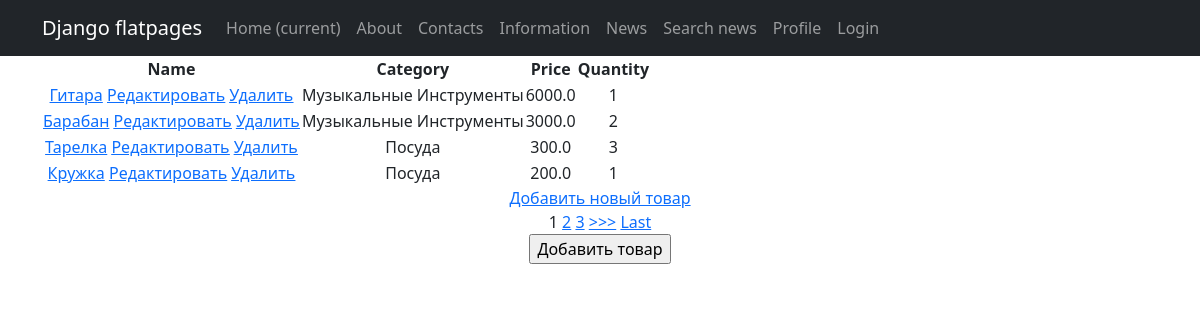
Screenshot of /products/ with the database file from the repository.
### simpleapp/models.py (models this page shows, shortened)
class Product(models.Model):
    name = models.CharField(
        max_length=50,
        unique=True,  # названия товаров не должны повторяться
    )
    description = models.TextField()
    quantity = models.IntegerField(
        validators=[MinValueValidator(0)],
    )
    category = models.ForeignKey(
        to='Category',
        on_delete=models.CASCADE,
        related_name='products',
    )
    price = models.FloatField(
        validators=[MinValueValidator(0.0)],
    )

class Category(models.Model):
    name = models.CharField(max_length=100, unique=True)  # названия категорий тоже не должны повторяться

### simpleapp/views.py (the view)
# urls.py: path('', Products.as_view()),
class Products(ListView):
    model = Product
    template_name = 'product_list.html'
    context_object_name = 'products'
    ordering = ['-price']
    paginate_by = 1
    def get_context_data(self, **kwargs):
        context = super().get_context_data(**kwargs)
        context['filter'] = ProductFilter(self.request.GET, queryset=self.get_queryset())
        return context

### project/templates/product_list.html (shortened to what this page needs)
{% extends 'flatpages/default.html' %}
{% block content %}
<table>
    <thead>
        <th>
            Name
        </th>
        <th>
            Category
        </th>
        <th>
            Price
        </th>
        <th>
            Quantity
        </th>
    </thead>
    {% for product in filter.qs %}
    <tr>
        <td>
            <a href="{% url 'product_detail' product.id %}">{{ product.name|title }}</a>
            <a href="{% url 'product_update' product.id %}"><u>Редактировать</u></a>
            <a href="{% url 'product_delete' product.id %}"><u> Удалить </u></a>
        </td>
        <td>
            {{ product.category.name|title }}
        </td>
        <td>
            {{ product.price }}
        </td>
        <td>
            {{ product.quantity }}
        </td>
    </tr>
    {% endfor %}
</table>
<a href="{% url 'product_create' %}">Добавить новый товар</a> <br>
{% if is_paginated %}
    {% for num in page_obj.paginator.page_range %}
        {% if page_obj.number == num %}
            <a>{{ num }}</a>
        {% elif num > page_obj.number|add:'-3' and num < page_obj.number|add:'3' %}
            <a href="?page={{ num }}">{{ num }}</a>
        {% endif %}
    {% endfor %}
    {% if page_obj.has_next %}
        <a href="?page={{ page_obj.next_page_number }}">>>></a>
        <a href="?page={{ page_obj.paginator.num_pages }}">Last</a>
    {% endif %}
{% endif %}
<br>
<form method="post">
    <input type="submit" value="Добавить товар">
</form>
{% endblock content %}

### rows the page displays
Product: name "Гитара", category.name "Музыкальные Инструменты", price "6000.0", quantity "1"
Product: name "Барабан", category.name "Музыкальные Инструменты", price "3000.0", quantity "2"
Product: name "Тарелка", category.name "Посуда", price "300.0", quantity "3"
Product: name "Кружка", category.name "Посуда", price "200.0", quantity "1"

### other values shown
{{ num }} "1"
{{ num }} "2" "3"
